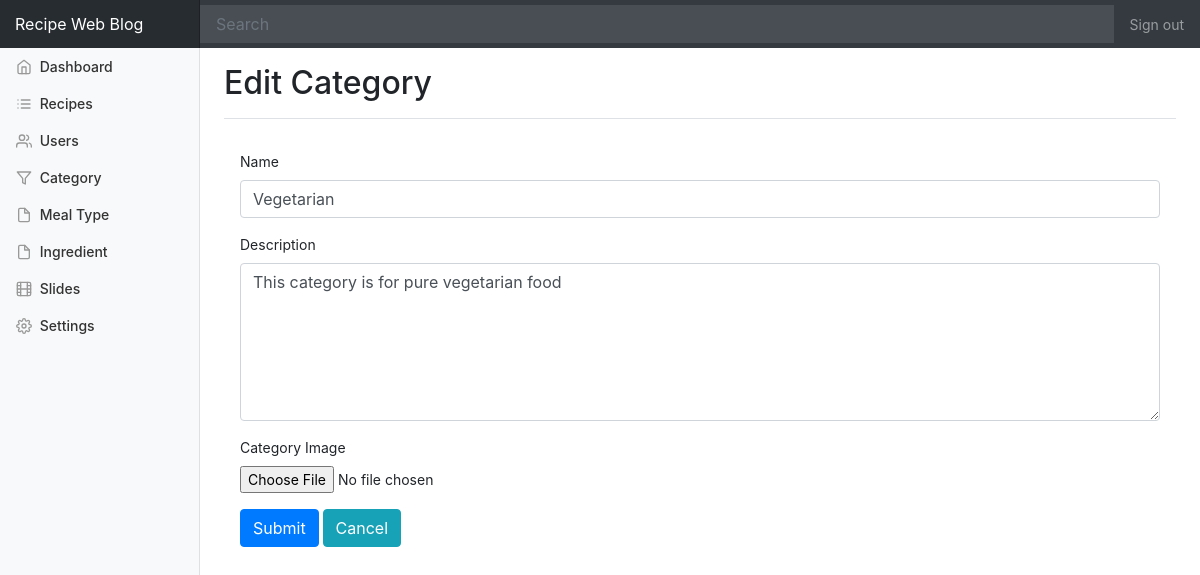
Page /dashboard/edit_category.php?id=1 (signed in) on the committed database.
### tables this page shows
CREATE TABLE `settings` (
  `id` int(10) UNSIGNED NOT NULL,
  `name` varchar(32) NOT NULL,
  `value` varchar(400) NOT NULL,
  `last_changed` timestamp NOT NULL DEFAULT CURRENT_TIMESTAMP
);

CREATE TABLE `category` (
  `id` int(11) NOT NULL,
  `name` varchar(40) NOT NULL,
  `description` varchar(300) DEFAULT NULL,
  `image` text
);

### includes/functions.php (called while the page is built, shortened)
<?php
function get_setting($name) {
  $table_name = 'settings';
  $db = (new Database())->getConnection();
  $stmt = $db->prepare('SELECT value FROM '. $table_name .' WHERE name = "'.$name.'" LIMIT 1');
  $stmt->execute();
  if($stmt->rowCount() > 0) {
    return $stmt->fetch()[0];
  } else {
    return null;
  }
}
function get_data_by_id($tablename, $id) {
  $db = (new Database)->getConnection();
  $query = 'SELECT * FROM '. $tablename . ' WHERE id = '. $id;
  $stmt = $db->prepare($query);
  $stmt->execute();
  return $stmt->fetch();
}

### dashboard/edit_category.php (the view, shortened to what this page needs)
<?php
$page_title = 'Edit Category';
$data = get_data_by_id('category',$_GET['id']);
include_once 'partials/header.php';
?>
<div class="d-flex justify-content-between flex-wrap flex-md-nowrap align-items-center pb-2 mb-3 border-bottom">
    <h1 class="h2"><?php echo isset($page_title)? ucfirst($page_title): 'Dashboard'; ?></h1>
</div>
<div class="content">
    <div class="row">
        <div class="col-md-12">
            <div class="login-form p-3">
                <form action="operations/update_category.php" method="post" enctype="multipart/form-data">
                    <fieldset>
                        <div class="form-group">
                            <label for="category_name">Name</label>
                            <input type="text" name="name" id="category_name" class="form-control" autocomplete="off" autofocus="on" value="<?php echo $data['name'] ?>"/>
                        </div>
                        <div class="form-group">
                            <label for="description">Description</label>
                            <textarea name="description" class="form-control" id="description" rows="6"><?php echo $data['description'] ?></textarea>
                        </div>
                         <div class="form-group">
                                <label for="category_image">Category Image</label><br />
                                <input type="file" name="category_image" id="category_image" />
                            </div>
                        <div class="form-group">
                            <button class="btn btn-primary" type="submit">Submit</button>
                            <a href="category.php" class="btn btn-info">Cancel</a>
                        </div>
                    </fieldset>
                </form>
            </div>
        </div>
    </div>
</div>
<?php include_once 'partials/footer.php';

### dashboard/partials/header.php (shortened to what this page needs)
<?php
  $website_name = get_setting('website_name');
?>
<!doctype html>
<html lang="en">
  <head>
    <link rel="stylesheet" href="../css/bootstrap.min.css" media="all" />
    <link href="../css/dashboard.css" rel="stylesheet">
  </head>
  <body>
    <nav class="navbar navbar-dark sticky-top bg-dark flex-md-nowrap p-0">
      <a class="navbar-brand col-sm-3 col-md-2 mr-0" href="../index.php"><?php echo $website_name? $website_name : get_config('app', 'name'); ?></a>
      <input class="form-control form-control-dark w-100" type="text" placeholder="Search" aria-label="Search">
      <ul class="navbar-nav px-3">
        <li class="nav-item text-nowrap">
          <a class="nav-link" href="../logout.php">Sign out</a>
        </li>
      </ul>
    </nav>
    <div class="container-fluid">
      <div class="row">
        <nav class="col-md-2 d-none d-md-block bg-light sidebar">
          <div class="sidebar-fixed pt-5">
            <ul class="nav flex-column">
              <li class="nav-item">
                <a class="nav-link <?php echo isset($page_title) && $page_title === 'Dashboard'? 'active':'';?>" href="index.php">
                  <span data-feather="home"></span>
                  Dashboard <?php echo isset($page_title) && $page_title === 'Dashboard'? '<span class="sr-only">(current)</span>':'';?>
                </a>
              </li>
              <li class="nav-item">
                <a class="nav-link <?php echo isset($page_title) && $page_title === 'Recipes'? 'active':'';?>" href="recipes.php">
                  <span data-feather="list"></span>
                  Recipes <?php echo isset($page_title) && $page_title === 'Recipes'? '<span class="sr-only">(current)</span>':'';?>
                </a>
              </li>
              <li class="nav-item">
                <a class="nav-link <?php echo isset($page_title) && $page_title === 'Users'? 'active':'';?>" href="users.php">
                  <span data-feather="users"></span>
                  Users <?php echo isset($page_title) && $page_title === 'Users'? '<span class="sr-only">(current)</span>':'';?>
                </a>
              </li>
              <li class="nav-item">
                <a class="nav-link <?php echo isset($page_title) && $page_title === 'Category'? 'active':'';?>" href="category.php">
                  <span data-feather="filter"></span>
                  Category <?php echo isset($page_title) && $page_title === 'Category'? '<span class="sr-only">(current)</span>':'';?>
                </a>
              </li>
              <li class="nav-item">
                <a class="nav-link <?php echo isset($page_title) && $page_title === 'Meal Type'? 'active':'';?>" href="meal_type.php">
                  <span data-feather="file"></span>
                  Meal Type <?php echo isset($page_title) && $page_title === 'Meal Type'? '<span class="sr-only">(current)</span>':'';?>
                </a>
              </li>
              <li class="nav-item">
                <a class="nav-link <?php echo isset($page_title) && $page_title === 'Ingredient'? 'active':'';?>" href="ingredient.php">
                  <span data-feather="file"></span>
                  Ingredient <?php echo isset($page_title) && $page_title === 'Ingredient'? '<span class="sr-only">(current)</span>':'';?>
                </a>
              </li>
              <li class="nav-item dropdown">
                <a class="nav-link <?php echo isset($page_title) && $page_title === 'Slides'? 'active':'';?>" href="slides.php" >
                  <span data-feather="film"></span>
                  Slides <?php echo isset($page_title) && $page_title === 'Slides'? '<span class="sr-only">(current)</span>':'';?>
                </a>
              </li>
              <li class="nav-item">
                <a class="nav-link <?php echo isset($page_title) && $page_title === 'Settings'? 'active':'';?>" href="settings.php">
                  <span data-feather="settings"></span>
                  Settings <?php echo isset($page_title) && $page_title === 'Settings'? '<span class="sr-only">(current)</span>':'';?>
                </a>
              </li>
            </ul>
          </div>
        </nav>
        <main role="main" class="col-md-9 ml-sm-auto col-lg-10 pt-3 px-4">

### css/dashboard.css (style rules this page uses)
body { font-size: .875rem; }
.feather { width: 16px; height: 16px; vertical-align: text-bottom; }
.sidebar { position: fixed; top: 0; bottom: 0; left: 0; z-index: 100; padding: 0; box-shadow: inset -1px 0 0 rgba(0, 0, 0, .1); }
.sidebar .nav-link { font-weight: 500; color: #333; }
.sidebar .nav-link .feather { margin-right: 4px; color: #999; }
.navbar-brand { padding-top: .75rem; padding-bottom: .75rem; font-size: 1rem; background-color: rgba(0, 0, 0, .25); box-shadow: inset -1px 0 0 rgba(0, 0, 0, .25); }
.navbar .form-control { padding: .75rem 1rem; border-width: 0; border-radius: 0; }
.form-control-dark { color: #fff; background-color: rgba(255, 255, 255, .1); border-color: rgba(255, 255, 255, .1); }
.border-bottom { border-bottom: 1px solid #e5e5e5; }

### rows in the picture
settings: value "Recipe Web Blog"
category: name "Vegetarian", description "This category is for pure vegetarian food"

### other values in the picture
$page_title "Edit Category"
